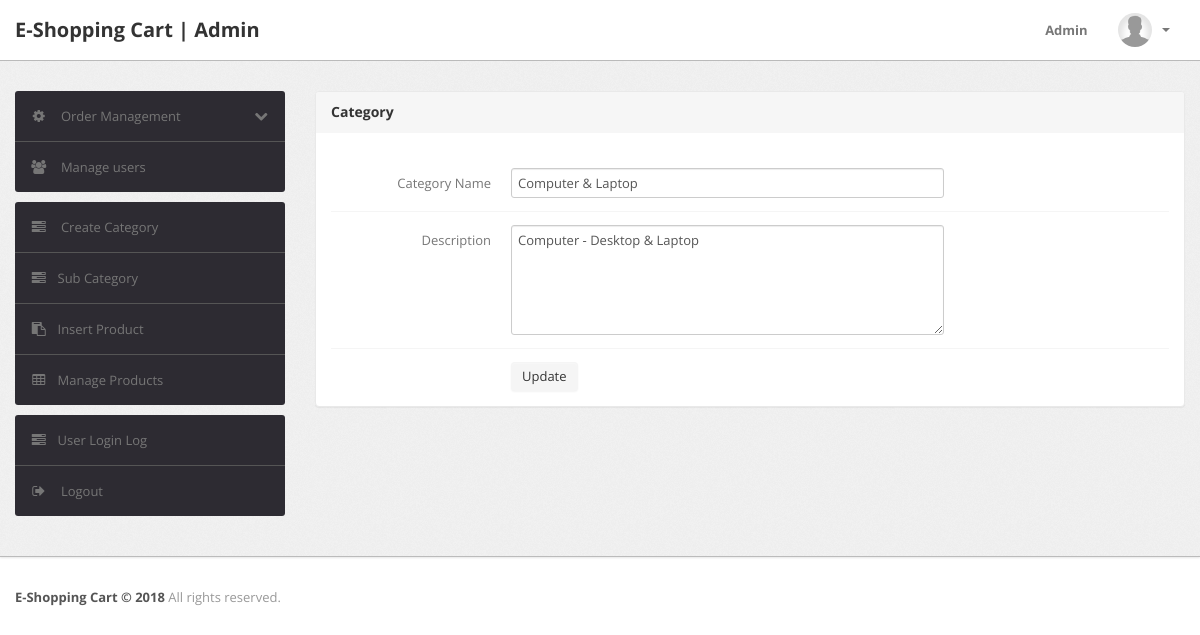
Screenshot of /admin/edit-category.php?id=2 (signed in) with the database file from the repository.
### tables this page shows
CREATE TABLE IF NOT EXISTS `category` (
  `id` int(11) NOT NULL AUTO_INCREMENT,
  `categoryName` varchar(255) NOT NULL,
  `categoryDescription` longtext NOT NULL,
  `creationDate` timestamp NOT NULL DEFAULT CURRENT_TIMESTAMP,
  `updationDate` varchar(255) NOT NULL,
  PRIMARY KEY (`id`)
);

### admin/edit-category.php (the view, shortened to what this page needs)
<?php
if(strlen($_SESSION['alogin'])==0)
	{
header('location:index.php');
}
else{
?>
<!DOCTYPE html>
<html lang="en">
<head>
	<link type="text/css" href="bootstrap/css/bootstrap.min.css" rel="stylesheet">
	<link type="text/css" href="bootstrap/css/bootstrap-responsive.min.css" rel="stylesheet">
	<link type="text/css" href="css/theme.css" rel="stylesheet">
	<link type="text/css" href="images/icons/css/font-awesome.css" rel="stylesheet">
</head>
<body>
<?php include('include/header.php');?>
	<div class="wrapper">
		<div class="container">
			<div class="row">
<?php include('include/sidebar.php');?>
			<div class="span9">
					<div class="content">
						<div class="module">
							<div class="module-head">
								<h3>Category</h3>
							</div>
							<div class="module-body">
									<br />
			<form class="form-horizontal row-fluid" name="Category" method="post" >
<?php
$id=intval($_GET['id']);
$query=mysql_query("select * from category where id='$id'");
while($row=mysql_fetch_array($query))
{
?>
<div class="control-group">
<label class="control-label" for="basicinput">Category Name</label>
<div class="controls">
<input type="text" placeholder="Enter category Name"  name="category" value="<?php echo  htmlentities($row['categoryName']);?>" class="span8 tip" required>
</div>
</div>
<div class="control-group">
											<label class="control-label" for="basicinput">Description</label>
											<div class="controls">
												<textarea class="span8" name="description" rows="5"><?php echo  htmlentities($row['categoryDescription']);?></textarea>
											</div>
										</div>
									<?php } ?>
	<div class="control-group">
											<div class="controls">
												<button type="submit" name="submit" class="btn">Update</button>
											</div>
										</div>
									</form>
							</div>
						</div>
					</div>
				</div>
			</div>
		</div>
	</div>
<?php include('include/footer.php');?>
</body>
<?php } ?>

### admin/css/theme.css (style rules this page uses)
body { font-size: 13px; font-family: 'Open Sans', Arial, sans-serif; background: #fff; color: #777 }
h1, h2, h3, h4, h5, h6 { color: #333; margin-top: 0 }
h3 { font-size: 20px }
.wrapper { background: url(../images/bg.png) #eee; border-bottom: 1px solid #bbb; -webkit-box-shadow: 0 1px 2px rgba(0,0,0,0.1); -moz-box-shadow: 0 1px 2px rgba(0,0,0,0.1); box-shadow: 0 1px 2px rgba(0,0,0,0.1); padding: 30px 0 }
form { margin: 0 }
select, textarea, input[type="text"], input[type="password"], input[type="datetime"], input[type="datetime-local"], input[type="date"], input[type="month"], input[type="time"], input[type="week"], input[type="number"], input[type="email"], input[type="url"], input[type="search"], input[type="tel"], input[type="color"], .uneditable-input, label, input, button, select, textarea { -webkit-border-radius: 3px; -moz-border-radius: 3px; border-radius: 3px; font-size: 13px; font-family: 'Open Sans', Tahoma, Arial, sans-serif }
.module { background: #fff; -webkit-border-radius: 3px; -moz-border-radius: 3px; border-radius: 3px; border: 1px solid #ccc; border-bottom-color: #bbb; -webkit-box-shadow: 0 0 1px rgba(0,0,0,0.2); -moz-box-shadow: 0 0 1px rgba(0,0,0,0.2); box-shadow: 0 0 1px rgba(0,0,0,0.2); margin-bottom: 30px }
.form-horizontal .control-group, .form-vertical .control-group { margin-bottom: 0 }
.form-horizontal .control-group+.control-group, .form-vertical .control-group+.control-group { margin-top: 13px; padding-top: 13px; border-top: 1px solid #f5f5f5 }
.btn, .btn-box { -webkit-border-radius: 3px; -moz-border-radius: 3px; border-radius: 3px }
.btn { font-size: 13px; font-weight: 600 }
.btn { display: inline-block; margin-bottom: 0; font-weight: 400; text-align: center; vertical-align: middle; cursor: pointer; background-image: none; border: 1px solid transparent; white-space: nowrap; padding: 4px 10px; font-size: 13px; line-height: 1.42857; border-radius: 4px; -webkit-user-select: none; -moz-user-select: none; -ms-user-select: none; user-select: none }
.module { box-shadow: 0 0 3px rgba(0,0,0,.1); border-color: #e9e9e9; margin-bottom: 20px; background-color: #fff; border-radius: 4px; -webkit-box-shadow: 0 1px 1px rgba(0,0,0,.05); box-shadow: 0 1px 1px rgba(0,0,0,.05); }
.module-head { color: #767676; background-color: #f6f6f6; border-color: #e9e9e9; padding: 10px 15px; border-bottom: 1px solid transparent; border-top-right-radius: 3px; border-top-left-radius: 3px; }
.module-head h3 { font-size: 14px; line-height: 20px; height: 20px; margin: 0 }
.module-body { padding: 15px }

### rows the page displays
category: category "Computer & Laptop", description "Computer - Desktop & Laptop"
